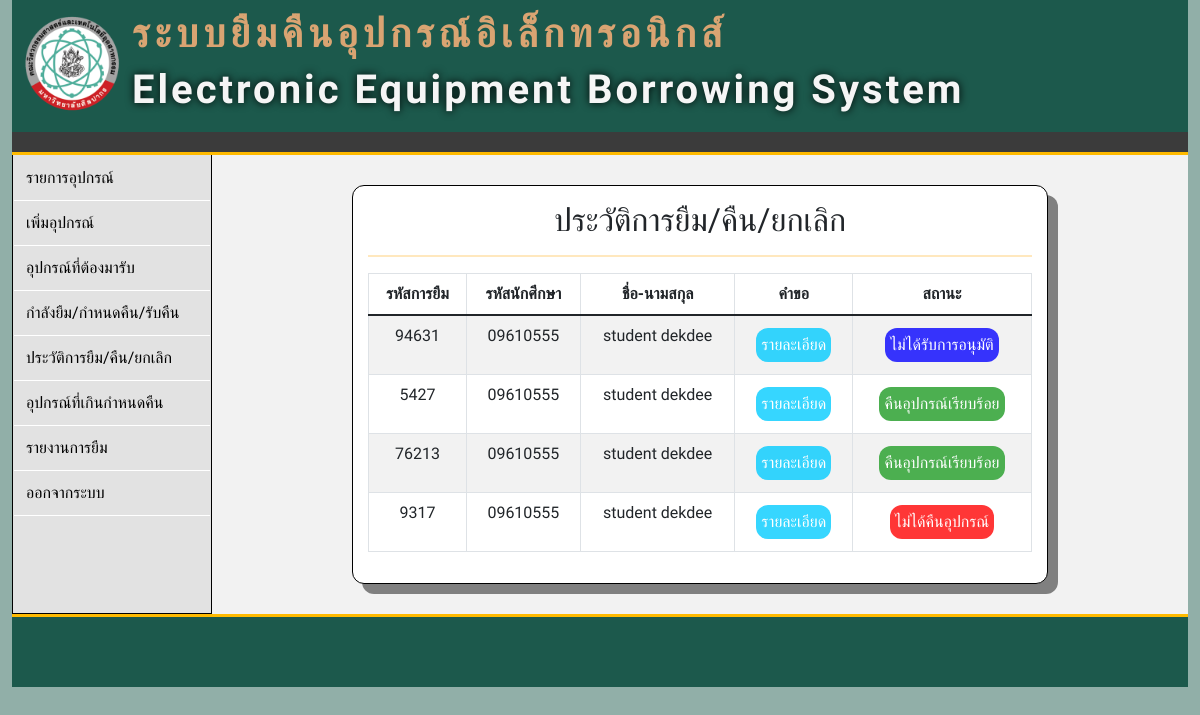
The page /a_history.php on the database as committed earlier.
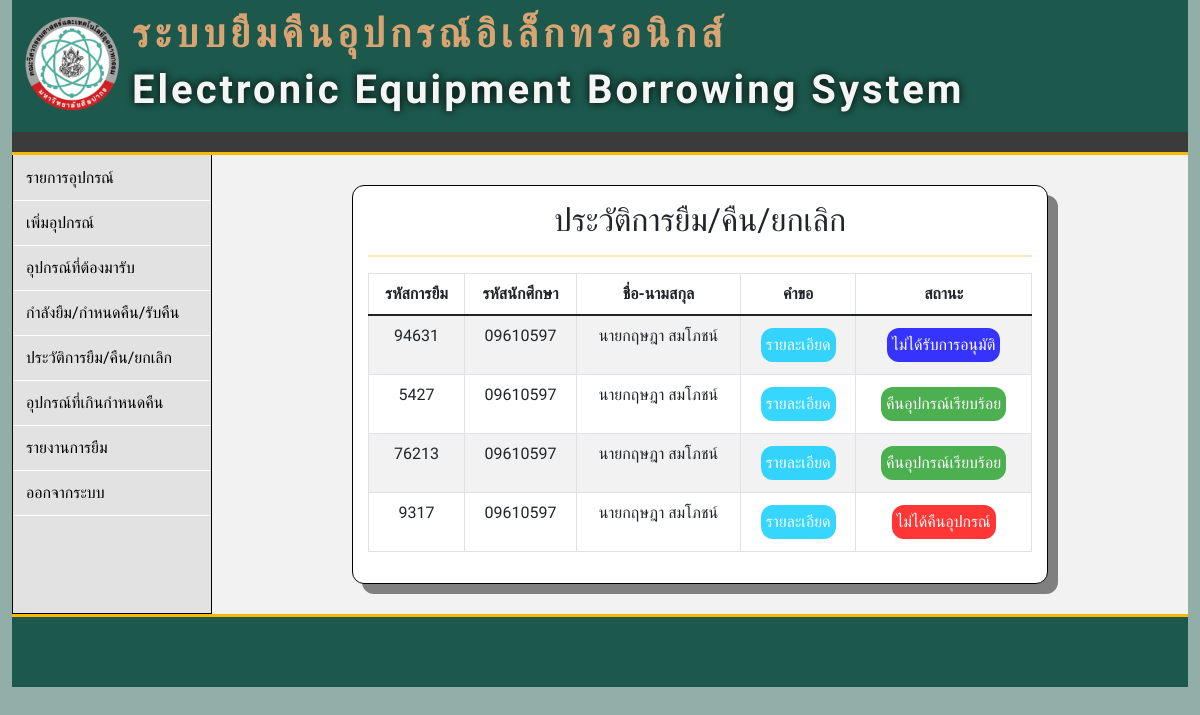
The same page on the database as committed later.
### tables this page shows
CREATE TABLE `tb_eq_borrow` (
  `id` int(10) NOT NULL,
  `borrow_id` int(255) NOT NULL,
  `s_user` varchar(255) NOT NULL,
  `eq_id` int(100) NOT NULL,
  `eq_number` int(100) NOT NULL,
  `FromDate` varchar(255) NOT NULL,
  `ToDate` varchar(255) NOT NULL,
  `Descriptions` varchar(255) NOT NULL,
  `Status` int(10) NOT NULL DEFAULT 1,
  `DateTime` date NOT NULL DEFAULT current_timestamp()
);

CREATE TABLE `tb_student` (
  `s_id` int(100) NOT NULL,
  `s_user` varchar(100) NOT NULL,
  `s_password` varchar(100) NOT NULL,
  `s_firstname` varchar(100) NOT NULL,
  `s_lastname` varchar(100) NOT NULL,
  `s_email` varchar(100) NOT NULL,
  `s_phone` char(11) NOT NULL,
  `s_image` varchar(255) DEFAULT NULL,
  `p_id` int(100) NOT NULL,
  `created_at` datetime DEFAULT current_timestamp(),
  `s_status` int(11) NOT NULL DEFAULT 1
);

### function/function.php (called while the page is built, shortened)
<?php
class DB_con
{
    public function __construct()
    {
        $conn = mysqli_connect(DB_SERVER, DB_USER, DB_PASS, DB_NAME);
        $this->dbcon = $conn;
    }
    public function eq_borrow_id_fetch($borrow_id)
    {
        $result = mysqli_query($this->dbcon, "SELECT * FROM tb_eq_borrow WHERE borrow_id = '$borrow_id' ");
        return $result;
    }
    public function eq_borrow_a_history()
    {
        $result = mysqli_query($this->dbcon, "SELECT * FROM tb_eq_borrow WHERE Status = '3' OR Status = '5' OR Status = '7' OR Status = '8' OR Status = '9'  GROUP BY borrow_id ORDER BY id");
        return $result;
    }
    public function s_name_s_user_fetch($s_user)
    {
        $result = mysqli_query($this->dbcon, "SELECT s_user, s_firstname, s_lastname, s_email FROM tb_student WHERE s_user = '$s_user'");
        return $result;
    }
}
?>

### a_history.php (the view, shortened to what this page needs)
<!DOCTYPE html>
<html lang="en">
<head>
    <link href="https://cdn.jsdelivr.net/npm/bootstrap@5.1.2/dist/css/bootstrap.min.css" rel="stylesheet">
    <link rel="stylesheet" href="css/a_history.css">
</head>
<body style="background-color: #91AFA8">
    <div class="container-fluid">
        <?php
        include "item/pageheader.php";
        ?>
        <div class="menu">
            <aside>
                <?php
                include "item/menubar_a.php";
                ?>
            </aside>
            <main class="form">
                <div class="box">
                    <h2>ประวัติการยืม/คืน/ยกเลิก</h2>
                    <hr class="s1">
                    <table class="table table-striped table-bordered table-responsive">
                        <thead>
                            <tr>
                                <th>รหัสการยืม</th>
                                <th>รหัสนักศึกษา</th>
                                <th>ชื่อ-นามสกุล</th>
                                <th>คำขอ</th>
                                <th>สถานะ</th>
                            </tr>
                        </thead>
                        <tbody>
                            <?php
                            include_once('function/function.php');
                            $eq1 = new DB_con();
                            $eq2 = new DB_con();
                            $eq3 = new DB_con();
                            $eq_borrow_a_history = $eq1->eq_borrow_a_history();
                            $i = 1;
                            while ($sql1 = mysqli_fetch_array($eq_borrow_a_history)) {
                                $s_user = $sql1['s_user'];
                                $s_name_s_user_fetch = $eq2->s_name_s_user_fetch($s_user);
                                $sql2 = mysqli_fetch_array($s_name_s_user_fetch)
                            ?>
                                <tr>
                                    <td><?php echo $sql1['borrow_id']; ?></td>
                                    <td><?php echo $sql1['s_user']; ?></td>
                                    <td><?php echo $sql2['s_firstname']; ?> <?php echo $sql2['s_lastname']; ?></td>
                                    <td>
                                        <a class="bb2" href="#popup<?php echo $i; ?>">รายละเอียด</a>
                                                            <?php
                                                            $borrow_id = $sql1['borrow_id'];
                                                            $suser = $eq3->eq_borrow_id_fetch($borrow_id);
                                                            ?>
                                    </td>
                                    <?php if ($sql1['Status'] == 3 || $sql1['Status'] == 5) { ?>
                                        <td>
                                            <div class="bb">
                                                ไม่ได้รับการอนุมัติ
                                            </div>
                                        </td>
                                    <?php }
                                    if ($sql1['Status'] == 7) { ?>
                                    <?php }
                                    if ($sql1['Status'] == 8) { ?>
                                        <td>
                                            <div class="gb">
                                                คืนอุปกรณ์เรียบร้อย
                                            </div>
                                        </td>
                                    <?php }
                                    if ($sql1['Status'] == 9) { ?>
                                        <td>
                                            <div class="rb">
                                                ไม่ได้คืนอุปกรณ์
                                            </div>
                                        </td>
                                    <?php } ?>
                                </tr>
                            <?php
                                $i = $i + 1;
                            }
                            ?>
                        </tbody>
                    </table>
                </div>
            </main>
        </div>
        <?php
        include "item/footer.php";
        ?>
    </div>
</body>
</html>

### item/pageheader.php
<head>
    <link rel="stylesheet" href="css/pageheader.css">
</head>
<header>
    <a class="p1">
        <img src="image/icon1.ico" alt="" width="100" class="d-inline-block align-text-top">
    </a>
    <h1 class="hTH">ระบบยืมคืนอุปกรณ์อิเล็กทรอนิกส์</h1>
    <h1 class="hEN">Electronic Equipment Borrowing System</h1>
</header>
<nav style="background-color: #3B3B3B;height:20px;"> </nav>
<nav style="background-color: #FFBA00;height:3px;"> </nav>

### item/menubar_a.php (shortened to what this page needs)
<ul>
    <li><a href="a_eq_manage.php">รายการอุปกรณ์</a></li>
    <li><a href="a_eq_add.php">เพิ่มอุปกรณ์</a></li>
    <li><a href="a_sendeq.php">อุปกรณ์ที่ต้องมารับ</a></li>
    <li><a href="a_borrowing.php">กำลังยืม/กำหนดคืน/รับคืน</a></li>
    <li><a href="a_history.php">ประวัติการยืม/คืน/ยกเลิก</a></li>
    <li><a href="a_returnlate.php">อุปกรณ์ที่เกินกำหนดคืน</a></li>
    <li><a href="a_chart_m.php">รายงานการยืม</a></li>
    <li><a href="index.php">ออกจากระบบ</a></li>
</ul>

### item/footer.php
<head>
    <link rel="stylesheet" href="css/footer.css">
</head>
<nav style="background-color: #FFBA00;height:3px;"> </nav>
<footer>
</footer>

### css/a_history.css (style rules this page uses)
.form { flex: 1; padding: 10px 10px; flex-wrap: wrap; text-align: center; background-color: #f2f2f2; padding: 20px; width: 40%; }
hr { border-left: 0; }
hr.s1 { border-top: 2px solid rgb(255, 166, 0); }
.box { text-align: center; margin: 15px; border: solid 1px black; border-radius: 12px; padding: 15px; background-color: white; margin: 10px 120px; box-shadow: 10px 10px grey; width: 100%; }
.gb { background-color: #4CAF50; border: none; color: white; padding: 5px; text-align: center; text-decoration: none; display: inline-block; font-size: 16px; margin: 4px 2px; border-radius: 12px; }
.rb { background-color: #ff0000c9; border: none; color: white; padding: 5px; text-align: center; text-decoration: none; display: inline-block; font-size: 16px; margin: 4px 2px; border-radius: 12px; }
.bb { background-color: #0400ffc9; border: none; color: white; padding: 5px; text-align: center; text-decoration: none; display: inline-block; font-size: 16px; margin: 4px 2px; border-radius: 12px; }
.bb2 { background-color: #00ccffc9; border: none; color: white; padding: 5px; text-align: center; text-decoration: none; display: inline-block; font-size: 16px; margin: 4px 2px; border-radius: 12px; }
.menu { display: flex; width: 100%; }

### css/pageheader.css (style rules this page uses)
* { margin: 0; padding: 0; box-sizing: border-box; font-family: 'Trirong', serif; }
header { background-color: #1C594C; color: whitesmoke; padding: 10px 0; font-size: 20px; }
.p1 { float: left; background-size: cover; margin-right: 10px; margin-left: 10px; }
.hTH { color: #D9A472; letter-spacing: 5px; font-weight: bolder; }
.hEN { text-shadow: 0 0 0.2em rgb(0, 0, 0); letter-spacing: 3px; font-weight: bolder; }
aside { width: 200px; align-self: stretch; background-color: #E2E2E2; border: 1px solid black; border-top: none; }
aside ul { list-style-type: none; padding: 1px; }
aside ul li { padding-left: 12px; border-bottom: 1px solid rgb(255, 255, 255); }
aside ul li a { padding: 10px 0; color: rgb(0, 0, 0); text-decoration: none; display: flex; }
main { flex: 1; padding: 10px 10px; display: flex; flex-wrap: wrap; }

### css/footer.css (style rules this page uses)
footer { background-color: #1C594C; color: whitesmoke; height: 70px; }

Rows that differ between the two databases and show on the page:
changed tb_eq_borrow (number 1 of 4 on the later page): s_user "09610555" → "09610597"; tb_student.s_firstname "student" → "นายกฤษฎา"; tb_student.s_lastname "dekdee" → "สมโภชน์"
changed tb_eq_borrow (number 2 of 4 on the later page): s_user "09610555" → "09610597"; tb_student.s_firstname "student" → "นายกฤษฎา"; tb_student.s_lastname "dekdee" → "สมโภชน์"
changed tb_eq_borrow (number 3 of 4 on the later page): s_user "09610555" → "09610597"; tb_student.s_firstname "student" → "นายกฤษฎา"; tb_student.s_lastname "dekdee" → "สมโภชน์"
changed tb_eq_borrow (number 4 of 4 on the later page): s_user "09610555" → "09610597"; tb_student.s_firstname "student" → "นายกฤษฎา"; tb_student.s_lastname "dekdee" → "สมโภชน์"
